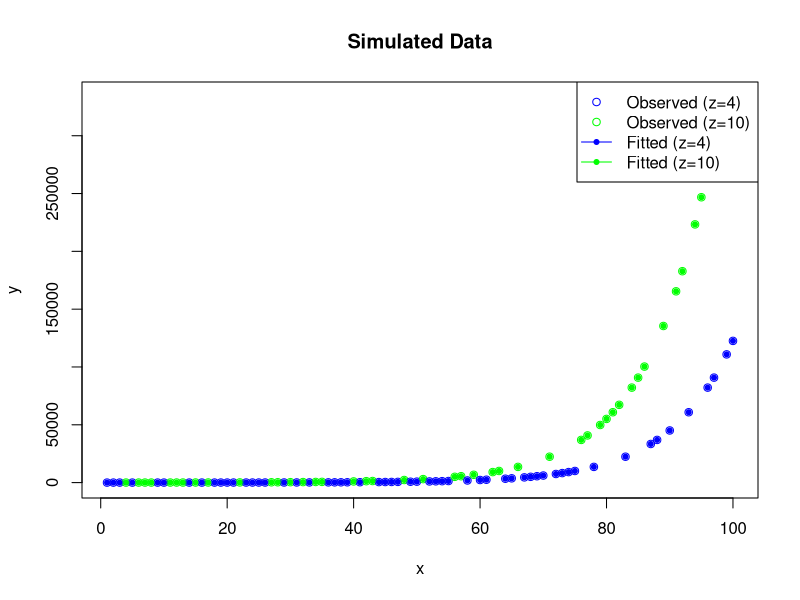
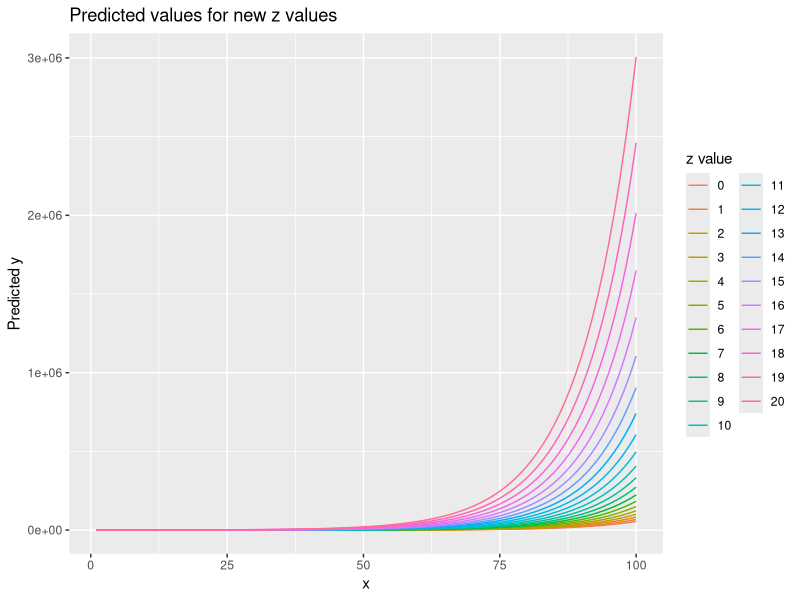

Generate these figures, in order, with R:
# Sample data
set.seed(123)  # for reproducibility
x <- 1:100
z <- sample(c(4, 10), 100, replace = TRUE)
a <- 2.5
b <- 0.1
c <- .2
# Simulate some y data with noise
y <- a * exp(b * x) * exp(c * z) + rnorm(100, mean = 0, sd = 0.5)

# Combine into a data frame
data <- data.frame(x = x, y = y, z = z)

# Plot the data
plot(data$x, data$y, main = "Simulated Data", xlab = "x", ylab = "y", col = ifelse(data$z == 4, "blue", "green"))

# Define the exponential model using nls
nls_model <- nls(y ~ a * exp(b * x) * exp(c * z), 
                 start = list(a = 2.5, b = 0.1, c = 0.05), 
                 data = data,
                 control = nls.control(maxiter = 200))

# Summary of the model
summary(nls_model)

# Predicted values for the observed data
predicted_y <- predict(nls_model, data)

# Plot the fitted model for observed data
points(data$x, predicted_y, col = ifelse(data$z == 4, "blue", "green"), pch = 20)

# Add legend to the plot
legend("topright", legend = c("Observed (z=4)", "Observed (z=10)", "Fitted (z=4)", "Fitted (z=10)"), 
       col = c("blue", "green", "blue", "green"), pch = c(1, 1, 20, 20), lty = c(NA, NA, 1, 1))

# Now make predictions for any z value from 0 to inf (e.g., z = seq(0, 20, by = 1))
new_z <- seq(0, 20, by = 1)
new_data <- expand.grid(x = unique(data$x), z = new_z)
new_predicted_y <- predict(nls_model, newdata = new_data)

# Plot the predictions for new z values
library(ggplot2)
ggplot(data = new_data, aes(x = x, y = new_predicted_y, color = factor(z))) +
  geom_line() +
  labs(title = "Predicted values for new z values", x = "x", y = "Predicted y") +
  scale_color_discrete(name = "z value")
